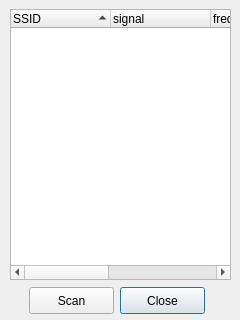
<?xml version="1.0" encoding="UTF-8"?>
<ui version="4.0">
 <class>ScanResults</class>
 <widget class="QDialog" name="ScanResults">
  <property name="geometry">
   <rect>
    <x>0</x>
    <y>0</y>
    <width>240</width>
    <height>320</height>
   </rect>
  </property>
  <property name="windowTitle">
   <string>Scan results</string>
  </property>
  <widget class="QTreeWidget" name="scanResultsWidget">
   <property name="geometry">
    <rect>
     <x>10</x>
     <y>9</y>
     <width>221</width>
     <height>271</height>
    </rect>
   </property>
   <property name="editTriggers">
    <set>QAbstractItemView::NoEditTriggers</set>
   </property>
   <property name="uniformRowHeights">
    <bool>true</bool>
   </property>
   <property name="sortingEnabled">
    <bool>true</bool>
   </property>
   <property name="columnCount">
    <number>5</number>
   </property>
   <column>
    <property name="text">
     <string>SSID</string>
    </property>
   </column>
   <column>
    <property name="text">
     <string>signal</string>
    </property>
   </column>
   <column>
    <property name="text">
     <string>frequency</string>
    </property>
   </column>
   <column>
    <property name="text">
     <string>BSSID</string>
    </property>
   </column>
   <column>
    <property name="text">
     <string>flags</string>
    </property>
   </column>
  </widget>
  <widget class="QPushButton" name="closeButton">
   <property name="geometry">
    <rect>
     <x>120</x>
     <y>287</y>
     <width>85</width>
     <height>27</height>
    </rect>
   </property>
   <property name="text">
    <string>Close</string>
   </property>
  </widget>
  <widget class="QPushButton" name="scanButton">
   <property name="geometry">
    <rect>
     <x>29</x>
     <y>287</y>
     <width>85</width>
     <height>27</height>
    </rect>
   </property>
   <property name="text">
    <string>Scan</string>
   </property>
  </widget>
 </widget>
 <layoutdefault spacing="6" margin="11"/>
 <resources/>
 <connections/>
</ui>
